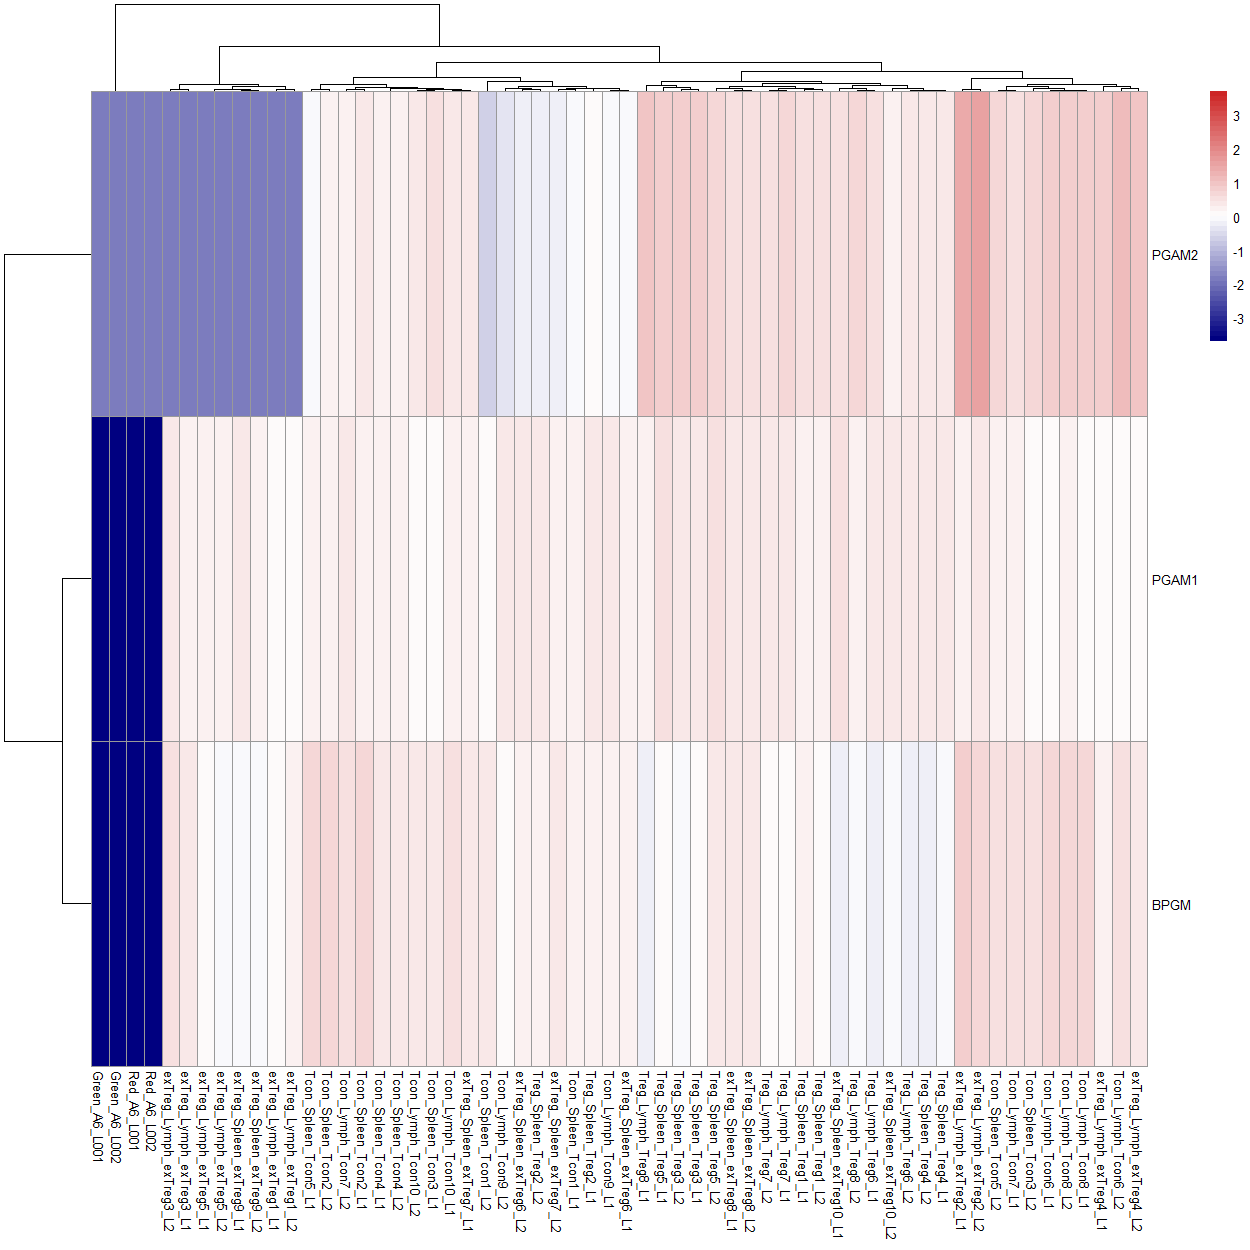

The script that drew this image:
library(dplyr)
library(tidyr)
library(pheatmap)
library(stringr)

# === Load files ===
tpms <- read.csv("TPMs_with_human_info.csv", check.names = FALSE)
top75 <- read.csv("top75_subsystems.csv", check.names = FALSE)  # <- new file

# === Step 1: Extract Glycolysis/Gluconeogenesis genes ===
glycolysis_genes <- top75 %>%
  filter(str_trim(tolower(subsystem)) == "glycolysis/gluconeogenesis") %>%
  separate_rows(associated_genes, sep = ";\\s*") %>%
  pull(associated_genes) %>%
  unique()

# === Step 2: Filter TPMs for these genes ===
glycolysis_tpms <- tpms %>%
  filter(human_Symbol %in% glycolysis_genes)

# === Step 3: Detect expression columns ===
expr_cols <- setdiff(names(glycolysis_tpms),
                     c("ensembl_gene_id", "mgi_symbol", "ensembl_gene_id_version",
                       "start_position", "end_position", "size",
                       "human_geneid", "human_EnsemblID",
                       "human_Symbol", "human_type_of_gene", "human_description"))

expr_mat <- glycolysis_tpms[, expr_cols]
rownames(expr_mat) <- glycolysis_tpms$human_Symbol

# === Step 4: Log2 transform ===
expr_mat_log <- log2(expr_mat + 1)

# === Step 5: Heatmap ===
pheatmap(expr_mat_log,
         cluster_rows = TRUE,
         cluster_cols = TRUE,
         scale = "row",
         show_rownames = TRUE,
         show_colnames = TRUE,
         fontsize = 8,
         color = colorRampPalette(c("navy", "white", "firebrick3"))(50))
